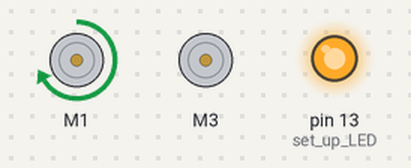
Simulated run of this sketch. Board: Arduino Uno, built with avr-gcc and run on an emulated ATmega328P. On the bench: 2 × DC motor (green arrow = forward, orange = backward, longer = faster), output pins drawn as LEDs (lit = HIGH).

Above: at 1.5 s.
At 4.0 s:
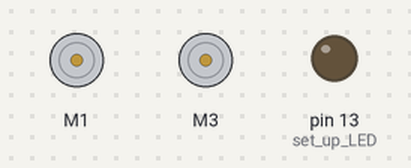
At 6.5 s:
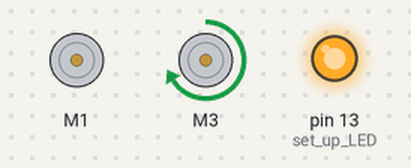
Timing chart, 0 to 11.7 s (numbered marks = the images above):
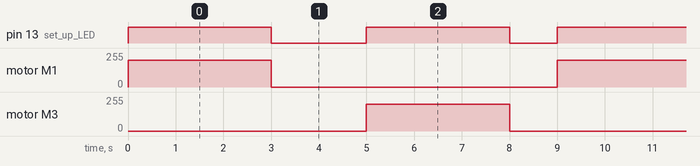

The sketch:

AirPumpWithSolenoidValve.ino
```cpp
/*
  Activates a 3V Air Pump and Solenoid Valve using the Adafruit Motor Shield V2.
*/

#include <Wire.h>
#include <Adafruit_MotorShield.h>
#include "utility/Adafruit_MS_PWMServoDriver.h"

// Create the motor shield object with the default I2C address
Adafruit_MotorShield AFMS = Adafruit_MotorShield();

// Using ports M1 and M3 on the Motor Shield
Adafruit_DCMotor *airPump = AFMS.getMotor(1);
Adafruit_DCMotor *solenoidValve = AFMS.getMotor(3);

void setup() {
  pinMode(13, OUTPUT); // set up LED
  AFMS.begin();  // create with the default frequency 1.6KHz
}

void loop() {
  // Initialize Air Pump and Solenoid Valve
  airPump->run(FORWARD);
  solenoidValve->run(FORWARD);

  // Turn on Air Pump and LED for 3s
  airPump->setSpeed(200);
  digitalWrite(13, HIGH);
  delay(3000);

  // Turn off Air Pump and LED for 2s
  airPump->setSpeed(0);
  airPump->run(RELEASE);
  digitalWrite(13, LOW);
  delay(2000);

  // Turn on Solenoid Valve and LED for 3s
  solenoidValve->setSpeed(200);
  digitalWrite(13, HIGH);
  delay(3000);

  // Turn off Solenoid Valve and LED for 1s
  solenoidValve->setSpeed(0);
  digitalWrite(13, LOW);
  solenoidValve->run(RELEASE);
  delay(1000);
}
```

Measured:
- by itself, pin 13 (set_up_LED): repeats every 9.0 s: LOW 2.0 s, HIGH 3.0 s, LOW 1.0 s, HIGH 3.0 s
- by itself, motor M1, motor M3: alternates forward 200/255 for 3.0 s and stopped for 6.0 s
